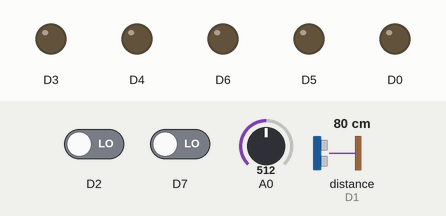
This sketch was run on a simulated ESP8266 (NodeMCU). Shown: output pins drawn as LEDs (lit = HIGH). The test bench sets the inputs (shaded band); at power-on: D2 LOW, D7 LOW, A0 = 512, distance to the obstacle (sensor on D1) 80 cm. The echo pulse lasts 58.3 µs per cm; WiFi joins after 1.5 s; servers stay silent unless stated; what the sketch prints to the serial monitor is not drawn.

Above: at 0.0 s.
At 2.6 s:
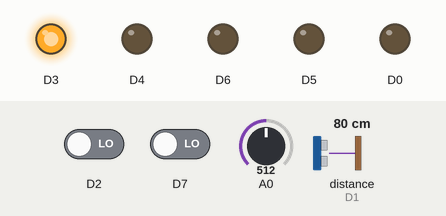
At 28.8 s:
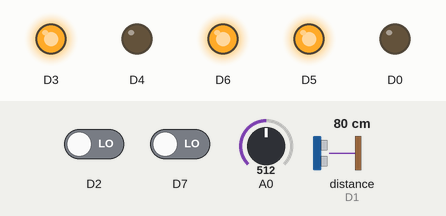
Timing chart, 0 to 30.3 s (numbered marks = the images above):
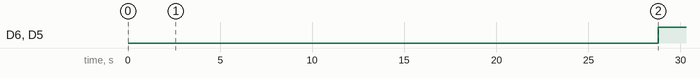

Measured:
- by itself, D6, D5: LOW → HIGH at 28.8 s

The sketch:

wifi2.ino
```cpp
#include "sensors.h"
#include "wifi.h"

void setup(){
  Serial.begin(9600);
  delay(1000);

  //Wifi set up
  WiFi_set_up();

  //definir entradas de sensores
  Sensors_set_up();
}

void loop(){
  float flujo=Flujo();
  float nivel=Distance(D0, D1);
  float turbidez=Turbidez();
  float color=Color();

  WiFi_send_data(flujo, nivel, turbidez, color);

  delay(60000);
}
```

sensors.h
```cpp
#include <NewPing.h>
#include <SPI.h>
#include <Wire.h>


int NumPulsos=0;
void ICACHE_RAM_ATTR ContarPulsos()
{
  NumPulsos++;  //incrementamos la variable de pulsos
}

void Sensors_set_up(void)
{
  //Pines del sensor de ultra sonido
  pinMode(D0,OUTPUT);
  pinMode(D1, INPUT);

   //Pin del sensor de turbidez
   pinMode(A0, INPUT);

   //Pines del sensor de color
   pinMode(D3, OUTPUT);
   pinMode(D4, OUTPUT);
   pinMode(D5, OUTPUT);
   pinMode(D6, OUTPUT);
   pinMode(D7, INPUT);

  // Setting frequency scaling to 20%
  digitalWrite(D3,HIGH);
  digitalWrite(D4,LOW);

  //Pin del sensor de flujo
  pinMode(D2, INPUT);
  attachInterrupt(digitalPinToInterrupt(D2), ContarPulsos, RISING); //habilitar las interrupciones
}

float Flujo(void)
{
  NumPulsos = 0;   //Ponemos a 0 el número de pulsos
  delay(1000);    //muestra de 1 segundo
  float value = NumPulsos;
  return (value/45)*100;
}

float Distance(int triggerPin, int echoPin)
{
  NewPing sonar(triggerPin, echoPin, 150);
  float value = map(sonar.ping_cm(), 3, 44, 100, 0);
  return value;
}

float Turbidez(void)
{
  int n=2500;
  float sensor=0, value;
  for (int i=0; i < n; i++)
  {
    sensor += analogRead(A0); // read the input on analog pin 0 (turbidity sensor analog output)
    delay(10);
  }
  sensor/=n;

  return (sensor/790)*100;
  //return sensor;
}

float Color(void)
{
  int greenFrequency = 0;
  int greenColor = 0;
  // Setting GREEN (G) filtered photodiodes to be read
  digitalWrite(D5,HIGH);
  digitalWrite(D6,HIGH);

  // Reading the output frequency
  greenFrequency = pulseIn(D7, LOW);
  // Remaping the value of the GREEN (G) frequency from 0 to 255
  // You must replace with your own values. Here's an example:
  // greenColor = map(greenFrequency, 100, 199, 255, 0);

  float G_MIN = 25;
  float G_MAX = 400;
  greenColor = map(greenFrequency, G_MIN, G_MAX, 100, 0);
  return greenColor ;
  //return greenFrequency;
}
```

wifi.h
```cpp
#include <ESP8266WiFi.h>
#include <ThingSpeak.h>

WiFiClient client;

#define apiKey "NGU3VJXOEHWUPGCF"
const char* ssid = "Casa";
const char* password = "RaTas%KwC.1";
const char* server = "api.thingspeak.com";
long unsigned int Channel = 1459010;

void WiFi_send_data(float flujo, float nivel, float turbidez, float color)
{
  if(WiFi.status() != WL_CONNECTED)
  {
    WiFi.begin(ssid, password);
    Serial.print("Reconecting ");
  while (WiFi.status() != WL_CONNECTED)
    {
      delay(500);
      Serial.print(".");
    }
 Serial.println(" WiFi reconnected");
  }

  ThingSpeak.setField(1,flujo);
  ThingSpeak.setField(2,nivel);
  ThingSpeak.setField(3,turbidez);
  ThingSpeak.setField(4,color);

  // write to the ThingSpeak channel
  int x = ThingSpeak.writeFields(Channel,apiKey);
  if(x==200)
  {
      Serial.print("Sended to Thingspeak, Flujo= ");
      Serial.print(flujo);
      Serial.print(", Nivel= ");
      Serial.print(nivel);
      Serial.print(", Turbidez= ");
      Serial.print(turbidez);
      Serial.print(", Color= ");
      Serial.println(color);
  }

  Serial.println("Waiting ...");
}

void WiFi_set_up(void)
{
  //Setup del WiFi
  WiFi.begin(ssid, password);
  WiFi.setAutoReconnect(true);
  WiFi.persistent(true);
  Serial.println();
  Serial.println();
  Serial.print("Connecting to ");
  Serial.println(ssid);
  Serial.print("Conecting ");
  while (WiFi.status() != WL_CONNECTED)
    {
      delay(500);
      Serial.print(".");
    }
 Serial.println(" WiFi connected");
 ThingSpeak.begin(client);
}
```
